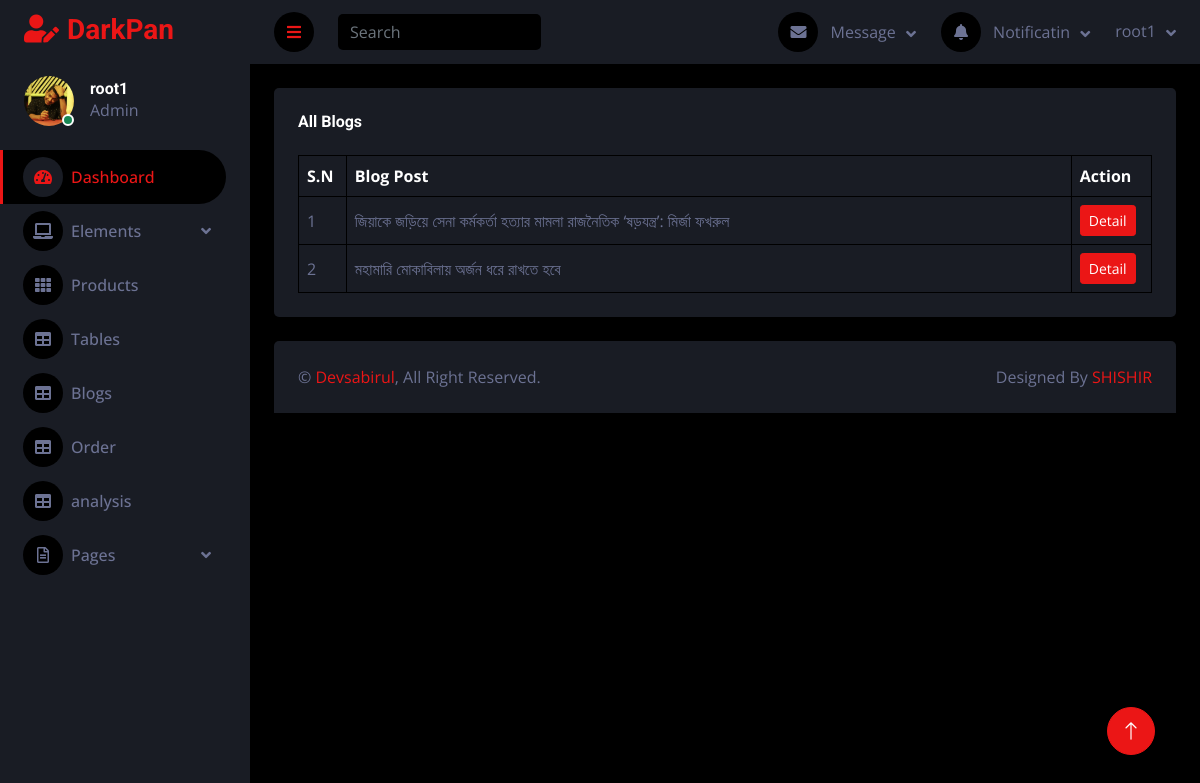
The page /dashboard/table-blog (signed in) on the database its author committed.
### core/models.py (models this page shows, shortened)
class Profile(models.Model):
    avater = models.ImageField(
        upload_to="avater", null=True, blank=True)
    phone = models.CharField(max_length=50, null=True, blank=True)
    address = models.CharField(max_length=150, null=True, blank=True)
    is_seller = models.CharField(max_length=15, null=True, blank=True)
    user = models.ForeignKey(User, on_delete=models.CASCADE)

class BlogPost(models.Model):
    profile = models.ForeignKey(Profile, on_delete=models.CASCADE)
    title = models.CharField(max_length=200)
    description = RichTextField(null=True, blank=True)
    slug = AutoSlugField(populate_from='title', unique=True)
    blog_image = models.ImageField(upload_to="Blog Image")
    tag = models.CharField(max_length=100)
    date = models.DateTimeField(auto_now=True, null=True, blank=True)
    author = models.CharField(max_length=50)

### dashboard/views.py (the view)
# urls.py: path('table-blog', blog_table, name="blog_table"),
def blog_table(request):
    if request.user.is_authenticated:
        profile = Profile.objects.get(user=request.user)
        blogs = BlogPost.objects.filter(profile=profile).order_by('-id')
        context = {
            'profile': profile,
            'blogs': blogs
        }
        return render(request, 'blogs_table.html', context)
    else:
        return redirect('SIGNIN')

### dashboard/templates/blogs_table.html (shortened to what this page needs)
{% extends 'dashboard/base.html' %}
{% load static %}
{% block profile %}
<div class="d-flex align-items-center ms-4 mb-4">
    <div class="position-relative">
        <div class="profile_pic">
            <img class="" src="{{profile.avater.url}}" alt="">
        </div>
        <div class="bg-success rounded-circle border border-2 border-white position-absolute end-0 bottom-0 p-1"></div>
    </div>
    <div class="ms-3">
        <h6 class="mb-0">{{profile.user.username}}</h6>
        <span>Admin</span>
    </div>
</div>
{% endblock profile %}
{% block body %}
<div class="container-fluid pt-4 px-4">
    <div class="bg-secondary text-center rounded p-4">
        <div class="d-flex align-items-center justify-content-between mb-4">
            <h6 class="mb-0">All Blogs</h6>
        </div>
        <div class="table-responsive">
            <table class="table text-start align-middle table-bordered table-hover mb-0">
                <thead>
                    <tr class="text-white">
                        <th scope="col">S.N</th>
                        <th scope="col" style="width: 85%;">Blog Post</th>
                        <th scope="col">Action</th>
                    </tr>
                </thead>
                <tbody>
                    {% if blogs %}
                        {% for blog in blogs %}
                            <tr>
                                <td>{{forloop.counter}}</td>
                                <td>{{blog.title|truncatechars:70}}</td>
                                <td><a class="btn btn-sm btn-primary" href="{% url 'update_blog' blog.id %}">Detail</a></td>
                            </tr>
                        {% endfor %}
                    {% else %}
                            <tr>
                                <td colspan="3" class="text-center text-danger" >Blog not available</td>
                            </tr>
                    {% endif %}
                </tbody>
            </table>
        </div>
    </div>
</div>
{% endblock body %}

### dashboard/templates/dashboard/base.html (shortened to what this page needs)
<!DOCTYPE html>
{% load static %}
<html lang="en">
<head>
    <link href="https://cdnjs.cloudflare.com/ajax/libs/font-awesome/5.10.0/css/all.min.css" rel="stylesheet">
    <link href="https://cdn.jsdelivr.net/npm/bootstrap-icons@1.4.1/font/bootstrap-icons.css" rel="stylesheet">
    <link href="{% static 'lib/owlcarousel/assets/owl.carousel.min.css' %}" rel="stylesheet">
    <link href="{% static 'lib/tempusdominus/css/tempusdominus-bootstrap-4.min.css' %}" rel="stylesheet" />
    <link href="{% static 'css/bootstrap.min.css' %}" rel="stylesheet">
    <link href="{% static 'css/style.css' %}" rel="stylesheet">
</head>
<body>
    <div class="container-fluid position-relative d-flex p-0">
        <div class="sidebar pe-4 pb-3">
            <nav class="navbar bg-secondary navbar-dark">
                <a href="index.html" class="navbar-brand mx-4 mb-3">
                    <h3 class="text-primary"><i class="fa fa-user-edit me-2"></i>DarkPan</h3>
                </a>
                {% block profile %}{% endblock profile %}
                <div class="navbar-nav w-100">
                    <a href="/dashboard" class="nav-item nav-link active"><i
                            class="fa fa-tachometer-alt me-2"></i>Dashboard</a>
                    <div class="nav-item dropdown">
                        <a href="#" class="nav-link dropdown-toggle" data-bs-toggle="dropdown"><i
                                class="fa fa-laptop me-2"></i>Elements</a>
                    </div>
                    <a href="/dashboard/product-table" class="nav-item nav-link"><i
                            class="fa fa-th me-2"></i>Products</a>
                 <a href="{% url 'tables' %}" class="nav-item nav-link"><i class="fa fa-table me-2"></i>Tables</a>
                    <a href="{% url 'blog_table' %}" class="nav-item nav-link"><i class="fa fa-table me-2"></i>Blogs</a>
                    <a href="{% url 'order_table' %}" class="nav-item nav-link"><i class="fa fa-table me-2"></i>Order</a>
                    <a href="" class="nav-item nav-link"><i class="fa fa-table me-2"></i>analysis</a>
                    <div class="nav-item dropdown">
                        <a href="#" class="nav-link dropdown-toggle" data-bs-toggle="dropdown"><i
                                class="far fa-file-alt me-2"></i>Pages</a>
                    </div>
                </div>
            </nav>
        </div>
        <div class="content">
            <nav class="navbar navbar-expand bg-secondary navbar-dark sticky-top px-4 py-0">
                <a href="#" class="sidebar-toggler flex-shrink-0">
                    <i class="fa fa-bars"></i>
                </a>
                <form class="d-none d-md-flex ms-4">
                    <input class="form-control bg-dark border-0" type="search" placeholder="Search">
                </form>
                <div class="navbar-nav align-items-center ms-auto">
                    <div class="nav-item dropdown">
                        <a href="#" class="nav-link dropdown-toggle" data-bs-toggle="dropdown">
                            <i class="fa fa-envelope me-lg-2"></i>
                            <span class="d-none d-lg-inline-flex">Message</span>
                        </a>
                    </div>
                    <div class="nav-item dropdown">
                        <a href="#" class="nav-link dropdown-toggle" data-bs-toggle="dropdown">
                            <i class="fa fa-bell me-lg-2"></i>
                            <span class="d-none d-lg-inline-flex">Notificatin</span>
                        </a>
                    </div>
                    <div class="nav-item dropdown">
                        <a href="#" class="nav-link dropdown-toggle" data-bs-toggle="dropdown">
                            <span class="d-none d-lg-inline-flex">{{profile.user.username}}</span>
                        </a>
                    </div>
                </div>
            </nav>
            {% block body %}{% endblock body %}
            <div class="container-fluid pt-4 px-4">
                <div class="bg-secondary rounded-top p-4">
                    <div class="row">
                        <div class="col-12 col-sm-6 text-center text-sm-start">
                            &copy; <a href="#">Devsabirul</a>, All Right Reserved.
                        </div>
                        <div class="col-12 col-sm-6 text-center text-sm-end">
                            Designed By <a href="https://www.facebook.com/devsabirul80" target="_blank">SHISHIR</a>
                        </div>
                    </div>
                </div>
            </div>
        </div>
        <a href="#" class="btn btn-lg btn-primary btn-lg-square back-to-top"><i class="bi bi-arrow-up"></i></a>
    </div>
</body>
</html>

### dashboard/static/css/style.css (style rules this page uses)
:root { --primary: #EB1616; --secondary: #191C24; --light: #6C7293; --dark: #000000; }
.back-to-top { position: fixed; display: none; right: 45px; bottom: 45px; z-index: 99; }
.btn { transition: .5s; }
.btn-lg-square { width: 48px; height: 48px; }
.btn-square, .btn-sm-square, .btn-lg-square { padding: 0; display: inline-flex; align-items: center; justify-content: center; font-weight: normal; border-radius: 50px; }
.sidebar { position: fixed; top: 0; left: 0; bottom: 0; width: 250px; height: 100vh; overflow-y: auto; background: var(--secondary); transition: 0.5s; z-index: 999; }
.content { margin-left: 250px; min-height: 100vh; background: var(--dark); transition: 0.5s; }
@media (min-width: 992px) { .sidebar { margin-left: 0; } }
@media (min-width: 992px) { .content { width: calc(100% - 250px); } }
.sidebar .navbar .navbar-nav .nav-link { padding: 7px 20px; color: var(--light); font-weight: 500; border-left: 3px solid var(--secondary); border-radius: 0 30px 30px 0; outline: none; }
.sidebar .navbar .navbar-nav .nav-link:hover, .sidebar .navbar .navbar-nav .nav-link.active { color: var(--primary); background: var(--dark); border-color: var(--primary); }
.sidebar .navbar .navbar-nav .nav-link i { width: 40px; height: 40px; display: inline-flex; align-items: center; justify-content: center; background: var(--dark); border-radius: 40px; }
.sidebar .navbar .navbar-nav .nav-link:hover i, .sidebar .navbar .navbar-nav .nav-link.active i { background: var(--secondary); }
.sidebar .navbar .dropdown-toggle::after { position: absolute; top: 15px; right: 15px; border: none; content: "\f107"; font-family: "Font Awesome 5 Free"; font-weight: 900; transition: .5s; }
.content .navbar .navbar-nav .nav-link { margin-left: 25px; padding: 12px 0; color: var(--light); outline: none; }
.content .navbar .sidebar-toggler, .content .navbar .navbar-nav .nav-link i { width: 40px; height: 40px; display: inline-flex; align-items: center; justify-content: center; background: var(--dark); border-radius: 40px; }
.content .navbar .dropdown-toggle::after { margin-left: 6px; vertical-align: middle; border: none; content: "\f107"; font-family: "Font Awesome 5 Free"; font-weight: 900; transition: .5s; }
.profile_pic { width: 50px; height: 50px; overflow: hidden; border-radius: 50px; }
.profile_pic img { width: 100%; height: 100%; object-fit: cover; }

### rows shown on the page
Profile: avater (picture), user.username "root1"
BlogPost: title "জিয়াকে জড়িয়ে সেনা কর্মকর্তা হত্যার মামলা রাজনৈতিক ‘ষড়যন্ত্র’: মির্জা ফখরুল"
BlogPost: title "মহামারি মোকাবিলায় অর্জন ধরে রাখতে হবে"
